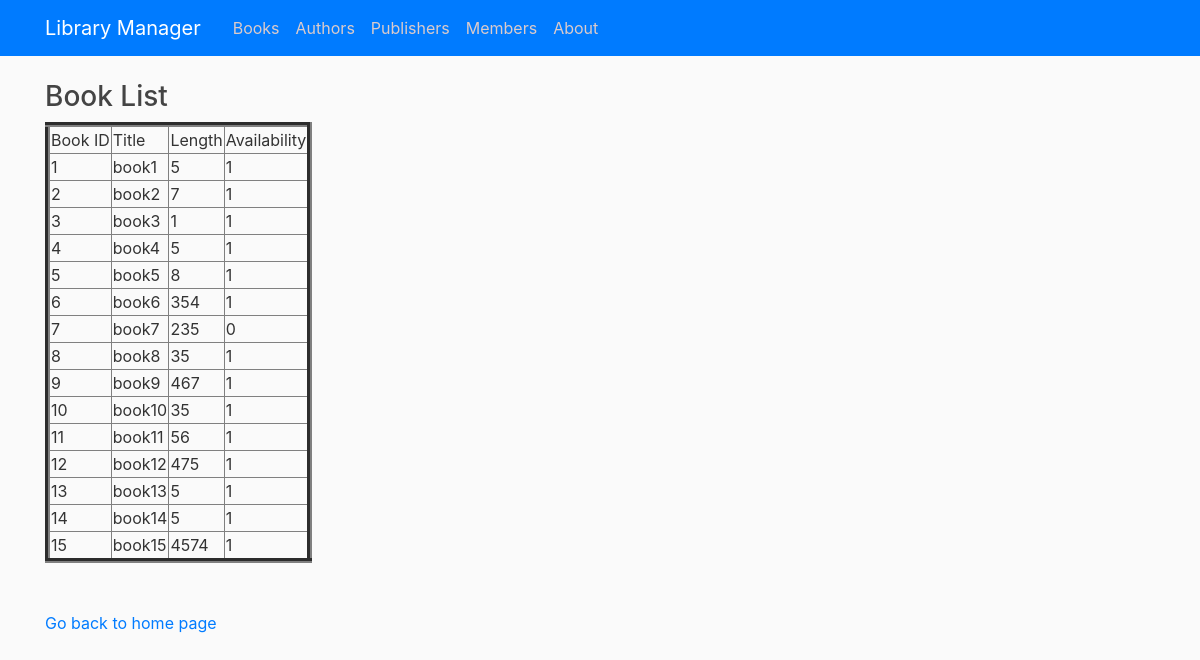
/view, run on the app's committed database.
### tables this page shows
CREATE TABLE Book (bookId INTEGER PRIMARY KEY AUTOINCREMENT, title TEXT NOT NULL, length INTEGER NOT NULL, availability BOOLEAN NOT NULL CHECK(availability IN (0, 1)));

### library/routes.py (the view)
@app.route("/view")
def view():
    con = sqlite3.connect("book.db")
    con.row_factory = sqlite3.Row
    cur = con.cursor()
    cur.execute("select * from Book")
    rows = cur.fetchall()
    return render_template("view.html",rows = rows)

### library/templates/view.html (shortened to what this page needs)
{% extends "layout.html" %}
{% block content %}
<!DOCTYPE html>
<html>
<head>
</head>
<body>
    <h3>Book List</h3>
    <table border=5>
        <thead>
            <td>Book ID</td>
            <td>Title</td>
            <td>Length</td>
            <td>Availability</td>
        </thead>
        {% for row in rows %}
        <tr>
            <td>{{row["bookId"]}}</td>
            <td>{{row["title"]}}</td>
            <td>{{row["length"]}}</td>
            <td>{{row["availability"]}}</td>
        </tr>
        {% endfor %}
    </table>
    <br><br>
    <a href="/">Go back to home page</a>
</body>
</html>
{% endblock content %}

### library/static/main.css (style rules this page uses)
body { background: #fafafa; color: #333333; margin-top: 5rem; }
h1, h2, h3, h4, h5, h6 { color: #444444; }

### data on the page
Book: bookId "1", title "book1", length "5", availability "1"
Book: bookId "2", title "book2", length "7", availability "1"
Book: bookId "3", title "book3", length "1", availability "1"
Book: bookId "4", title "book4", length "5", availability "1"
Book: bookId "5", title "book5", length "8", availability "1"
Book: bookId "6", title "book6", length "354", availability "1"
Book: bookId "7", title "book7", length "235", availability "0"
Book: bookId "8", title "book8", length "35", availability "1"
Book: bookId "9", title "book9", length "467", availability "1"
Book: bookId "10", title "book10", length "35", availability "1"
Book: bookId "11", title "book11", length "56", availability "1"
Book: bookId "12", title "book12", length "475", availability "1"
Book: bookId "13", title "book13", length "5", availability "1"
Book: bookId "14", title "book14", length "5", availability "1"
Book: bookId "15", title "book15", length "4574", availability "1"
